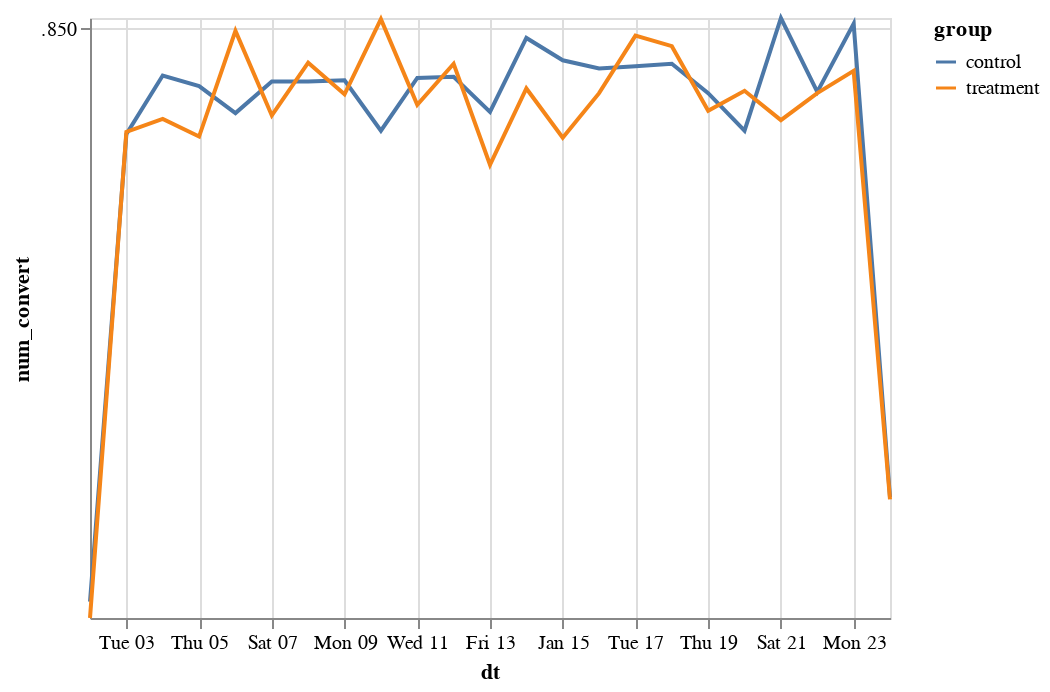

The notebook cell this image was saved under:
### Code cell
alt.Chart(data_group2).mark_line().encode(x='dt:T', y='num_convert:T', color='group:N')

### Figure 1 — Vega-Lite specification as saved in the notebook (floating-point values rounded to 4 significant figures)
{"config": {"view": {"continuousWidth": 400, "continuousHeight": 300}}, "data": {"name": "data-3c34b69ee48e9a102fb3a9a79ab5e1f7"}, "mark": "line", "encoding": {"color": {"field": "group", "type": "nominal"}, "x": {"field": "dt", "type": "temporal"}, "y": {"field": "num_convert", "type": "temporal"}}, "$schema": "https://vega.github.io/schema/vega-lite/v4.17.0.json", "datasets": {"data-3c34b69ee48e9a102fb3a9a79ab5e1f7": [{"group": "control", "dt": "2017-01-02T00:00:00", "num_convert": 362}, {"group": "control", "dt": "2017-01-03T00:00:00", "num_convert": 760}, {"group": "control", "dt": "2017-01-04T00:00:00", "num_convert": 810}, {"group": "control", "dt": "2017-01-05T00:00:00", "num_convert": 801}, {"group": "control", "dt": "2017-01-06T00:00:00", "num_convert": 778}, {"group": "control", "dt": "2017-01-07T00:00:00", "num_convert": 805}, {"group": "control", "dt": "2017-01-08T00:00:00", "num_convert": 805}, {"group": "control", "dt": "2017-01-09T00:00:00", "num_convert": 806}, {"group": "control", "dt": "2017-01-10T00:00:00", "num_convert": 763}, {"group": "control", "dt": "2017-01-11T00:00:00", "num_convert": 808}, {"group": "control", "dt": "2017-01-12T00:00:00", "num_convert": 809}, {"group": "control", "dt": "2017-01-13T00:00:00", "num_convert": 779}, {"group": "control", "dt": "2017-01-14T00:00:00", "num_convert": 842}, {"group": "control", "dt": "2017-01-15T00:00:00", "num_convert": 823}, {"group": "control", "dt": "2017-01-16T00:00:00", "num_convert": 816}, {"group": "control", "dt": "2017-01-17T00:00:00", "num_convert": 818}, {"group": "control", "dt": "2017-01-18T00:00:00", "num_convert": 820}, {"group": "control", "dt": "2017-01-19T00:00:00", "num_convert": 795}, {"group": "control", "dt": "2017-01-20T00:00:00", "num_convert": 763}, {"group": "control", "dt": "2017-01-21T00:00:00", "num_convert": 859}, {"group": "control", "dt": "2017-01-22T00:00:00", "num_convert": 796}, {"group": "control", "dt": "2017-01-23T00:00:00", "num_convert": 854}, {"group": "control", "dt": "2017-01-24T00:00:00", "num_convert": 451}, {"group": "treatment", "dt": "2017-01-02T00:00:00", "num_convert": 348}, {"group": "treatment", "dt": "2017-01-03T00:00:00", "num_convert": 762}, {"group": "treatment", "dt": "2017-01-04T00:00:00", "num_convert": 773}, {"group": "treatment", "dt": "2017-01-05T00:00:00", "num_convert": 758}, {"group": "treatment", "dt": "2017-01-06T00:00:00", "num_convert": 848}, {"group": "treatment", "dt": "2017-01-07T00:00:00", "num_convert": 776}, {"group": "treatment", "dt": "2017-01-08T00:00:00", "num_convert": 821}, {"group": "treatment", "dt": "2017-01-09T00:00:00", "num_convert": 794}, {"group": "treatment", "dt": "2017-01-10T00:00:00", "num_convert": 858}, {"group": "treatment", "dt": "2017-01-11T00:00:00", "num_convert": 785}, {"group": "treatment", "dt": "2017-01-12T00:00:00", "num_convert": 820}, {"group": "treatment", "dt": "2017-01-13T00:00:00", "num_convert": 734}, {"group": "treatment", "dt": "2017-01-14T00:00:00", "num_convert": 799}, {"group": "treatment", "dt": "2017-01-15T00:00:00", "num_convert": 757}, {"group": "treatment", "dt": "2017-01-16T00:00:00", "num_convert": 795}, {"group": "treatment", "dt": "2017-01-17T00:00:00", "num_convert": 844}, {"group": "treatment", "dt": "2017-01-18T00:00:00", "num_convert": 835}, {"group": "treatment", "dt": "2017-01-19T00:00:00", "num_convert": 780}, {"group": "treatment", "dt": "2017-01-20T00:00:00", "num_convert": 797}, {"group": "treatment", "dt": "2017-01-21T00:00:00", "num_convert": 772}, {"group": "treatment", "dt": "2017-01-22T00:00:00", "num_convert": 795}, {"group": "treatment", "dt": "2017-01-23T00:00:00", "num_convert": 814}, {"group": "treatment", "dt": "2017-01-24T00:00:00", "num_convert": 449}]}}
